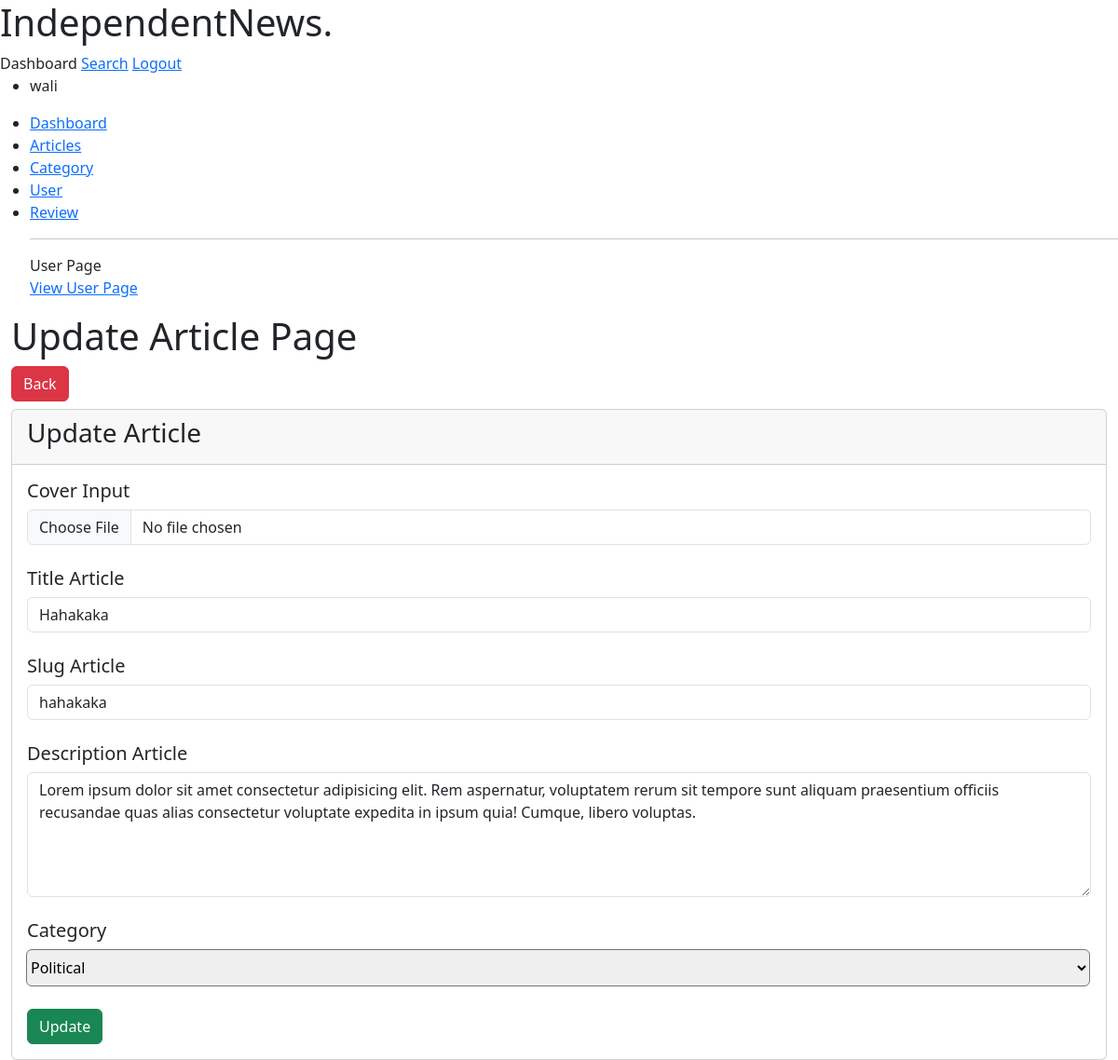
The page /pages/admin/crud/article/update.php?slug=hahakaka (signed in) on the database its author committed.
### tables this page shows
CREATE TABLE `articles` (
  `id_article` int(3) NOT NULL,
  `cover_article` varchar(40) NOT NULL,
  `title_article` varchar(40) NOT NULL,
  `slug_article` varchar(40) NOT NULL,
  `desc_article` longtext NOT NULL,
  `id_category` int(3) NOT NULL
);

### pages/admin/crud/article/update.php (the view, shortened to what this page needs)
<!DOCTYPE html>
<html lang="en">
<head>
    <link href="https://cdn.jsdelivr.net/npm/bootstrap@5.3.0-alpha3/dist/css/bootstrap.min.css" rel="stylesheet">
    <link rel="stylesheet" href="https://cdn.jsdelivr.net/npm/bootstrap-icons@1.10.5/font/bootstrap-icons.css">
</head>
<body>
    <nav>
        <h1>Independent<span>News</span>.</h1>
        <div>
            <span>Dashboard</span>
            <a href="#">Search</a>
            <a href="../../../../auth/logout.php">Logout</a>
        </div>
    </nav>
    <section>
        <div>
            <ul>
                <li><?php echo $_SESSION['username']; ?></li>
            </ul>
            <ul>
                <li><a href="../../index.php">Dashboard</a></li>
                <li><a href="article.php">Articles</a></li>
                <li><a href="../category/category.php">Category</a></li>
                <li><a href="../user/user.php">User</a></li>
                <li><a href="../review/review.php">Review</a></li>
                <hr size="2px" color="black">
                <span>User Page</span> <br>
                <a href="../../../user/index.php">View User Page</a>
            </ul>
        </div>
    </section>
    <div class="content-wrapper">
        <section class="content">
            <div class="container-fluid">
                <h1>Update Article Page</h1>
                <a href="article.php" class="btn btn-danger mb-2">Back</a>
                <div class="col-12">
                    <div class="card card-default">
                        <div class="card-header">
                            <h3 class="card-title">Update Article</h3>
                        </div>
                        <div class="card-body">
                            <form action="update-act.php" method="POST" class="needs-validation" enctype="multipart/form-data" novalidate>
                                <?php
                                    include "../../../../connection/connection.php";
                                    $slug = $_GET['slug'];
                                    $article = mysqli_query($con, "select * from articles where slug_article='$slug'");
                                    while ($art = mysqli_fetch_array($article)) {
                                ?>
                                <div class="form-group mb-4">
                                    <label for="cover_article"><h5>Cover Input</h5></label>
                                    <input type="file" name="cover_article" class="form-control" value="<?php echo $art['cover_article']; ?>" id="cover_article">
                                </div>
                                <div class="form-group mb-4">
                                    <label for="title_article"><h5>Title Article</h5></label>
                                    <input type="text" name="title_article" class="form-control" id="title_article" value="<?php echo $art['title_article']; ?>" placeholder="Input Title for Article..." autofocus required>
                                </div>
                                <div class="form-group mb-4">
                                    <label for="slug_article"><h5>Slug Article</h5></label>
                                    <input type="text" name="slug_article" class="form-control" id="slug_article" value="<?php echo $art['slug_article']; ?>" placeholder="Input Slug..." required>
                                </div>
                                <div class="form-group mb-4">
                                    <label for="desc_article"><h5>Description Article</h5></label>
                                    <textarea class="form-control" name="desc_article" id="desc_article" rows="5" placeholder="Input Description for Article..." required><?php echo $art['desc_article']; ?></textarea>
                                </div>
                                <div class="form-group mb-4 input-group align-self-center">
                                    <label for="id_category"><h5>Category</h5></label>
                                    <?php
                                        include "../../../../connection/connection.php";
                                        $cate = mysqli_query($con, "select * from categories");
                                    ?>
                                    <select style="width: 100%; height: 40px;" class="custom-select rounded" name="id_category" id="id_category">
                                    <?php
                                        foreach ($cate as $cat) {
                                            if ($cat['id_category'] === $art['id_article']) {
                                    ?>
                                        <option selected value="<?php echo $cat['id_category']; ?>"><?php echo $cat['name_category']; ?></option>
                                    <?php while ($c = mysqli_fetch_array($cate)) { ?>
                                        <option value="<?php echo $c['id_category'] ?>"><?php echo $c['name_category']; ?></option>
                                    <?php }} else { ?>
                                        <option value="<?php echo $cat['id_category']; ?>"><?php echo $cat['name_category']; ?></option>
                                    <?php }} ?>
                                    </select>
                                </div>
                                <input type="submit" class="btn btn-success" name="update" id="" value="Update">
                                <?php } ?>
                            </form>
                        </div>
                    </div>
                </div>
            </div>
        </section>
    </div>
</body>
</html>

### rows shown on the page
articles: title_article "Hahakaka", slug_article "hahakaka", desc_article "Lorem ipsum dolor sit amet consectetur adipisicing elit. Rem aspernatur, voluptatem rerum sit tempore sunt aliquam praesentium officiis recusandae quas alias consectetur voluptate expedita in ipsum quia! Cumque, libero voluptas."

### other values the page prints
$_SESSION['username'] "wali"
form field id_category "Political"
